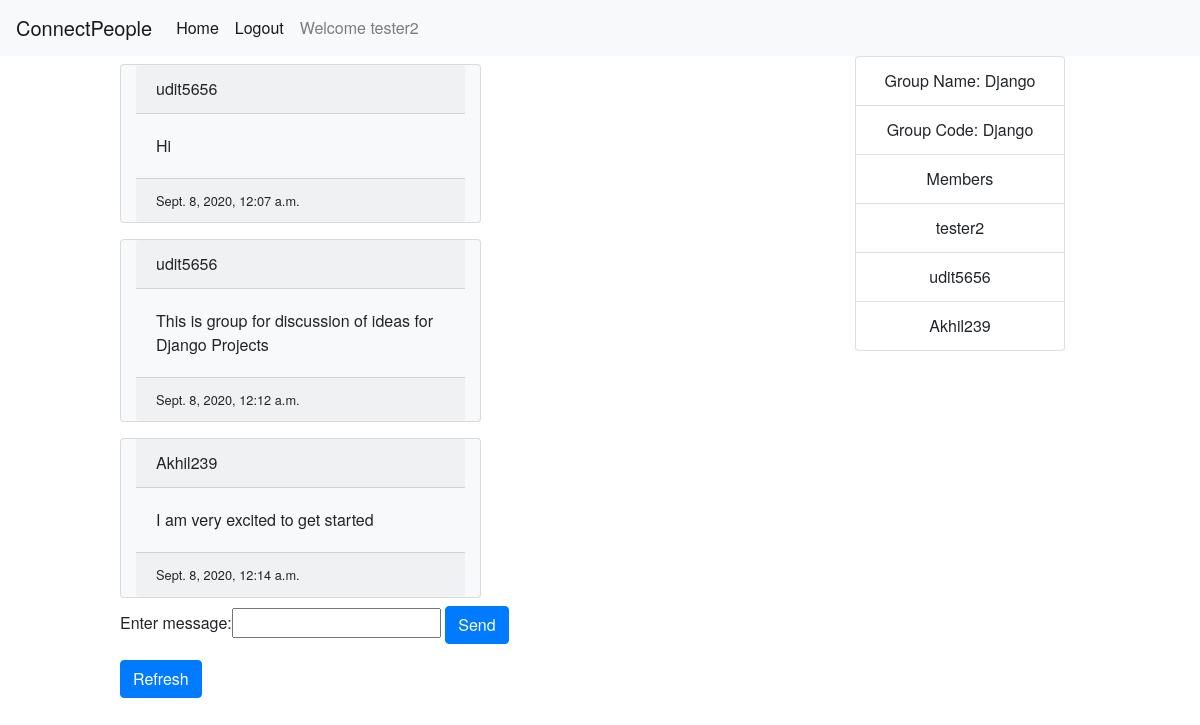
The page /groupchat/Django/9/messages/ (signed in) on the database its author committed.
### groupchatapp/models.py (models this page shows, shortened)
class GroupMessage(models.Model):
    message_text = models.CharField(max_length=500)
    send_time = models.DateTimeField(default=datetime.now)
    sender = models.ForeignKey(User, related_name='sender', on_delete=models.CASCADE)
    group = models.ForeignKey(Group, related_name='related_group', on_delete=models.CASCADE)

class Group(models.Model):
    group_name = models.CharField(max_length=20, unique=True)
    members = models.ManyToManyField(User, related_name='group_members')
    group_code = models.CharField(max_length=100)
    max_group_size = models.IntegerField(default=5)
    admin = models.CharField(default='uditg', max_length=50)

### groupchatapp/decorators.py (the view)
    def wrap(request, *args, **kwargs):
        if request.user.id == kwargs['sender_id']:
            return function(request, *args, **kwargs)
        else:
            raise PermissionDenied

### groupchatapp/forms.py
class MessageForm(forms.Form):
    message_text = forms.CharField(label="Enter message", max_length=500)

### groupchatapp/views.py (called while the page is built)
@login_required
@user_is_group_member
@user_can_send_group_message
def group_chat_messages(request, group_name, sender_id):
    group = Group.objects.get(group_name=group_name)
    sender = User.objects.get(pk=sender_id)
    if request.method == 'POST':
        form = MessageForm(request.POST)
        if form.is_valid():
            message_txt = form.cleaned_data['message_text']
            message = GroupMessage.create(message_text=message_txt, sender=sender, group=group)
            message.save()
    form = MessageForm()
    group_messages = GroupMessage.objects.all().filter(group=group).order_by('send_time')
    context = {'group_name': group_name, 'sender_id': sender_id, 'messages': group_messages, 'form': form,
               'members': group.members.all(), 'admin': group.admin, 'group_code': group.group_code}
    return render(request, 'groupchatapp/group_chat.html', context)

### groupchatapp/templates/groupchatapp/group_chat.html (shortened to what this page needs)
{%extends 'groupchatapp/base.html'%}
{%block content%}
<div class="container">
    <div class="row">
        <div class="col-sm">
            {%for message in messages%}
                <div class="row">
                    {%if message.sender.id == sender_id%}
                        <div class="col"></div>
                        <div class="col text-right card bg-light text-black my-2">
                            <div class="card-header">{{message.sender.username}}</div>
                            <div class="card-body">
                                <p class="card-text">
                                    {{message.message_text}}
                                </p>
                            </div>
                            <div class="card-footer">
                                <small class="text-black">{{message.send_time}}</small>
                                <a class="btn btn-primary"
                                   href="{% url 'groupchatapp:delete_group_message' message.group.group_name message.pk%}">
                                    Undo
                                </a>
                            </div>
                        </div>
                    {%else%}
                        <div class="col text-left card bg-light text-black my-2">
                            <div class="card-header">{{message.sender.username}}</div>
                            <div class="card-body">
                                <p class="card-text">
                                    {{message.message_text}}
                                </p>
                            </div>
                            <div class="card-footer">
                                <small class="text-black">{{message.send_time}}</small>
                            </div>
                        </div>
                        <div class="col"></div>
                    {%endif%}
                </div>
            {% endfor %}
        </div>
        <div class="col-sm-3">
            <div class="list-group">
                <div class="text-center list-group-item">Group Name: {{group_name}}</div>
                <div class="text-center list-group-item">Group Code: {{group_code}}</div>
                <div class="text-center list-group-item">Members</div>
                {%for member in members%}
                    <div class="member-names text-center list-group-item">
                        {{member.username}}
                    </div>
                {%endfor%}
            </div>
        </div>
    </div>
</div>
<form action="{% url 'groupchatapp:group_chat_messages' group_name sender_id %}" method="post">
    {{form}}
    <input type="submit" value="Send" class="btn btn-primary">
</form>
<form action="{%url 'groupchatapp:group_chat_messages' group_name sender_id %}">
<input type="submit" value="Refresh" class="btn btn-primary">
</form>
{%endblock content%}

### groupchatapp/templates/groupchatapp/base.html (shortened to what this page needs)
{%load static%}
{% load crispy_forms_tags %}
<link rel="stylesheet" type="text/css" href="{%static 'chatapp/css/bootstrap.css'%}">
<link rel="stylesheet" type="text/css" href="{%static 'chatapp/css/bootstrap.min.css'%}">
<link rel="stylesheet" type="text/css" href="{%static 'chatapp/css/stylesheet.css'%}">
<!DOCTYPE html>
<html lang="en">
    <head>
    </head>
    <body>
    <nav class="navbar navbar-expand navbar-light bg-light">
      <a class="navbar-brand" href="#">ConnectPeople</a>
        <div class="navbar-nav">
            <a class="nav-item nav-link active" href="{%url 'chatapp:home'%}">Home</a>
            {% if user.is_authenticated%}
                <a class="nav-item nav-link active" href="{%url 'accounts:logout'%}">Logout</a>
            {%else%}
                <a class="nav-item nav-link active" href="{% url 'accounts:login'%}">Login</a>
            {%endif%}
            <a class="nav-item nav-link" href="">Welcome {{user.username}}</a>
        </div>
    </nav>
    <div id="content" class=" d-flex-row justify-content-center">
        {%block content%}
        {%endblock content%}
    </div>
    </body>
</html>

### chatapp/static/chatapp/css/stylesheet.css (style rules this page uses)
body { font-family: "HelveticaNeue-Light", "Helvetica Neue Light", "Helvetica Neue", Helvetica, Arial, "Lucida Grande", sans-serif; font-weight: 300; }
#content { width:80%; height:100%; margin: auto auto; }

### rows shown on the page
GroupMessage: sender.username "udit5656", message_text "Hi", send_time "Sept. 8, 2020, 12:07 a.m."
GroupMessage: sender.username "udit5656", message_text "This is group for discussion of ideas for Django Projects", send_time "Sept. 8, 2020, 12:12 a.m."
GroupMessage: sender.username "Akhil239", message_text "I am very excited to get started", send_time "Sept. 8, 2020, 12:14 a.m."
Group: group_code "Django"

### other values the page prints
{{ user.username }} "tester2"
{{ group_name }} "Django"
{{ member.username }} "tester2"
{{ member.username }} "udit5656"
{{ member.username }} "Akhil239"
